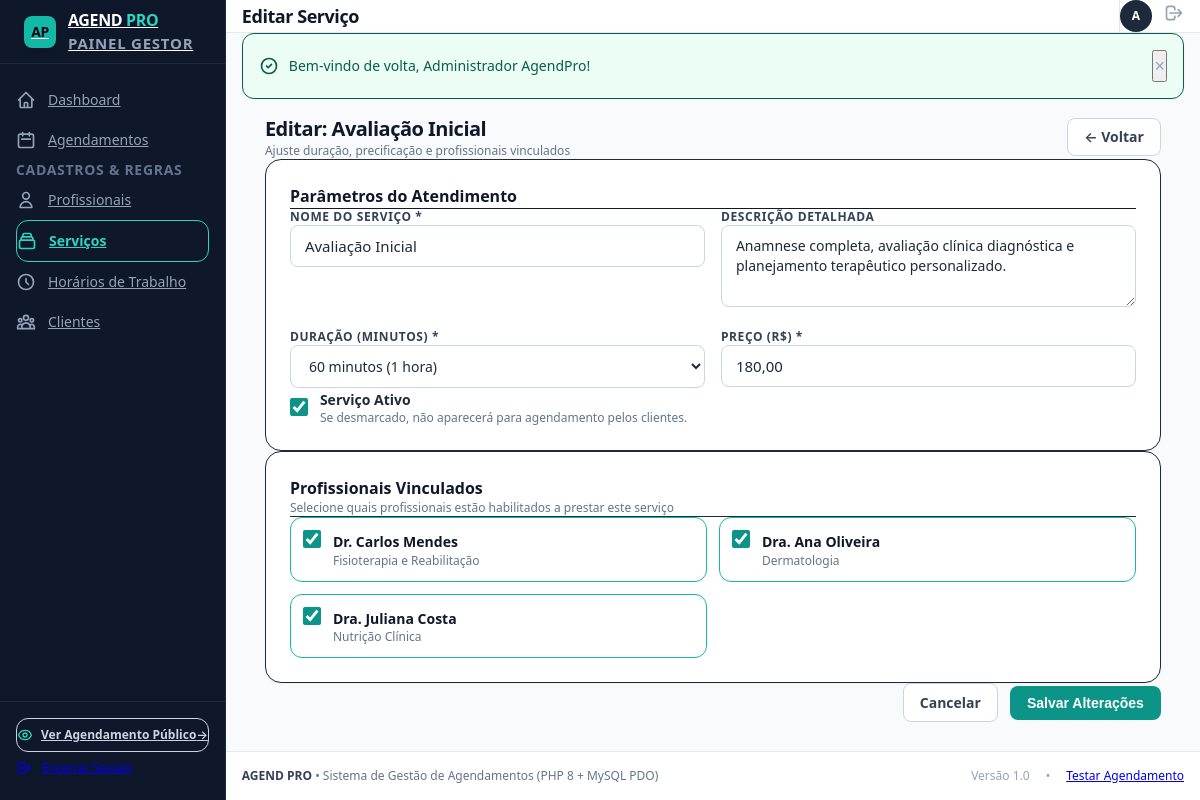
/admin/servicos/editar.php?id=1 (signed in), run on the app's committed database.
### tables this page shows
CREATE TABLE IF NOT EXISTS `servicos` (
  `id` INT AUTO_INCREMENT PRIMARY KEY,
  `nome` VARCHAR(100) NOT NULL,
  `descricao` TEXT NULL,
  `duracao_minutos` INT NOT NULL,
  `preco` DECIMAL(10,2) NOT NULL,
  `ativo` TINYINT(1) NOT NULL DEFAULT 1,
  `created_at` TIMESTAMP DEFAULT CURRENT_TIMESTAMP,
  `updated_at` TIMESTAMP DEFAULT CURRENT_TIMESTAMP ON UPDATE CURRENT_TIMESTAMP,
  INDEX `idx_servico_ativo` (`ativo`)
);

CREATE TABLE IF NOT EXISTS `profissionais` (
  `id` INT AUTO_INCREMENT PRIMARY KEY,
  `nome` VARCHAR(100) NOT NULL,
  `email` VARCHAR(150) NOT NULL,
  `telefone` VARCHAR(20) NOT NULL,
  `especialidade` VARCHAR(100) NOT NULL,
  `ativo` TINYINT(1) NOT NULL DEFAULT 1,
  `created_at` TIMESTAMP DEFAULT CURRENT_TIMESTAMP,
  `updated_at` TIMESTAMP DEFAULT CURRENT_TIMESTAMP ON UPDATE CURRENT_TIMESTAMP,
  INDEX `idx_prof_ativo` (`ativo`),
  INDEX `idx_prof_nome` (`nome`)
);

### includes/functions.php (called while the page is built, shortened)
<?php
function sanitize(?string $value): string
{
    return htmlspecialchars(trim($value), ENT_QUOTES, 'UTF-8');
}

### admin/servicos/editar.php (the view, shortened to what this page needs)
<?php
require_once __DIR__ . '/../../includes/functions.php';
$pdo = getDBConnection();
$id = (int)($_GET['id'] ?? 0);
$stmt = $pdo->prepare("SELECT * FROM `servicos` WHERE id = :id LIMIT 1");
$stmt->execute([':id' => $id]);
$servico = $stmt->fetch();
$stmtProf = $pdo->query("SELECT id, nome, especialidade FROM `profissionais` ORDER BY nome ASC");
$todosProfissionais = $stmtProf->fetchAll();
$stmtVinculados = $pdo->prepare("SELECT profissional_id FROM `profissional_servicos` WHERE servico_id = :id");
$stmtVinculados->execute([':id' => $id]);
$profsVinculados = $stmtVinculados->fetchAll(PDO::FETCH_COLUMN);
$nome = $servico['nome'];
$descricao = $servico['descricao'];
$duracao = (int)$servico['duracao_minutos'];
$preco = number_format((float)$servico['preco'], 2, ',', '');
$ativo = (int)$servico['ativo'];
$profsSelecionados = $profsVinculados;
include __DIR__ . '/../../includes/header.php';
?>
<div class="max-w-4xl mx-auto space-y-6">
    <div class="flex items-center justify-between">
        <div>
            <h2 class="text-xl font-bold text-slate-900 tracking-tight">Editar: <?= sanitize($servico['nome']) ?></h2>
            <p class="text-xs text-slate-500 mt-0.5">Ajuste duração, precificação e profissionais vinculados</p>
        </div>
        <a href="/admin/servicos/index.php" class="btn btn-secondary text-sm">
            &larr; Voltar
        </a>
    </div>
    <form method="POST" action="/admin/servicos/editar.php?id=<?= $id ?>" class="space-y-6">
        <div class="bg-white p-6 rounded-2xl border border-slate-200/80 shadow-sm space-y-4">
            <h3 class="font-bold text-slate-900 text-base border-b border-slate-100 pb-3">Parâmetros do Atendimento</h3>
            <div class="grid grid-cols-1 sm:grid-cols-2 gap-4">
                <div class="sm:col-span-2">
                    <label for="nome" class="block text-xs font-semibold text-slate-700 uppercase tracking-wider mb-1.5">Nome do Serviço *</label>
                    <input type="text" id="nome" name="nome" value="<?= sanitize($nome) ?>" required class="text-sm">
                </div>
                <div class="sm:col-span-2">
                    <label for="descricao" class="block text-xs font-semibold text-slate-700 uppercase tracking-wider mb-1.5">Descrição Detalhada</label>
                    <textarea id="descricao" name="descricao" rows="3" class="text-sm"><?= sanitize($descricao) ?></textarea>
                </div>
                <div>
                    <label for="duracao_minutos" class="block text-xs font-semibold text-slate-700 uppercase tracking-wider mb-1.5">Duração (Minutos) *</label>
                    <select id="duracao_minutos" name="duracao_minutos" class="text-sm" required>
                        <option value="60" <?= $duracao === 60 ? 'selected' : '' ?>>60 minutos (1 hora)</option>
                    </select>
                </div>
                <div>
                    <label for="preco" class="block text-xs font-semibold text-slate-700 uppercase tracking-wider mb-1.5">Preço (R$) *</label>
                    <input type="text" id="preco" name="preco" value="<?= sanitize($preco) ?>" required class="text-sm">
                </div>
            </div>
            <div class="pt-2">
                <label class="flex items-center gap-3 cursor-pointer">
                    <input type="checkbox" name="ativo" value="1" <?= $ativo === 1 ? 'checked' : '' ?>>
                    <div>
                        <span class="text-sm font-semibold text-slate-800">Serviço Ativo</span>
                        <p class="text-xs text-slate-500">Se desmarcado, não aparecerá para agendamento pelos clientes.</p>
                    </div>
                </label>
            </div>
        </div>
        <div class="bg-white p-6 rounded-2xl border border-slate-200/80 shadow-sm space-y-4">
            <div class="border-b border-slate-100 pb-3">
                <h3 class="font-bold text-slate-900 text-base">Profissionais Vinculados</h3>
                <p class="text-xs text-slate-500">Selecione quais profissionais estão habilitados a prestar este serviço</p>
            </div>
            <?php if (empty($todosProfissionais)): ?>
                <p class="text-sm text-slate-400 py-2">Nenhum profissional cadastrado.</p>
            <?php else: ?>
                <div class="grid grid-cols-1 sm:grid-cols-2 gap-3">
                    <?php foreach ($todosProfissionais as $p): ?>
                        <label class="flex items-start gap-3 p-3 rounded-xl border <?= in_array((int)$p['id'], $profsSelecionados, true) ? 'border-teal-500 bg-teal-50/20' : 'border-slate-200' ?> hover:border-teal-400 hover:bg-teal-50/30 transition-colors cursor-pointer">
                            <input type="checkbox" name="profissionais[]" value="<?= $p['id'] ?>" <?= in_array((int)$p['id'], $profsSelecionados, true) ? 'checked' : '' ?> class="mt-0.5">
                            <div>
                                <span class="text-sm font-semibold text-slate-900"><?= sanitize($p['nome']) ?></span>
                                <div class="text-xs text-slate-500 mt-0.5"><?= sanitize($p['especialidade']) ?></div>
                            </div>
                        </label>
                    <?php endforeach; ?>
                </div>
            <?php endif; ?>
        </div>
        <div class="flex items-center justify-end gap-3 pt-2">
            <a href="/admin/servicos/index.php" class="btn btn-secondary">Cancelar</a>
            <button type="submit" class="btn btn-primary">Salvar Alterações</button>
        </div>
    </form>
</div>
<?php include __DIR__ . '/../../includes/footer.php'; ?>

### assets/css/style.css (style rules this page uses)
:root { --font-sans: system-ui, -apple-system, BlinkMacSystemFont, 'Segoe UI', Roboto, Helvetica, Arial, sans-serif; --color-primary: #0d9488; --color-primary-hover: #0f766e; --color-primary-light: #ccfbf1; --color-bg-dark: #0f172a; --color-card-dark: #1e293b; --color-border-dark: #334155; }
*, *::before, *::after { box-sizing: border-box; margin: 0; padding: 0; }
body { font-family: var(--font-sans); font-size: 15px; line-height: 1.5; color: #1e293b; background-color: #f8fafc; min-height: 100vh; -webkit-font-smoothing: antialiased; }
.flex { display: flex; }
.grid { display: grid; }
.block { display: block; }
.flex-col { flex-direction: column; }
.items-center { align-items: center; }
.items-start { align-items: flex-start; }
.justify-between { justify-content: space-between; }
.justify-end { justify-content: flex-end; }
.gap-3 { gap: 0.75rem; }
.gap-4 { gap: 1rem; }
.grid-cols-1 { grid-template-columns: repeat(1, minmax(0, 1fr)); }
@media (min-width: 640px) { .sm\:grid-cols-2 { grid-template-columns: repeat(2, minmax(0, 1fr)); } }
.max-w-4xl { max-width: 56rem; }
.min-h-screen { min-height: 100vh; }
.mx-auto { margin-left: auto; margin-right: auto; }
.p-3 { padding: 0.75rem; }
.p-6 { padding: 1.5rem; }
.border { border-width: 1px; border-style: solid; }
.border-b { border-bottom-width: 1px; border-bottom-style: solid; }
.rounded-xl { border-radius: 0.75rem; }
.rounded-2xl { border-radius: 1rem; }
.bg-white { background-color: #ffffff; }
.bg-slate-50 { background-color: #f8fafc; }
.text-slate-500 { color: #64748b; }
.text-slate-700 { color: #334155; }
.text-slate-800 { color: #1e293b; }
.text-slate-900 { color: #0f172a; }
.border-teal-500 { border-color: #14b8a6; }
.text-xs { font-size: 0.75rem; line-height: 1rem; }
.text-sm { font-size: 0.875rem; line-height: 1.25rem; }
.text-base { font-size: 1rem; line-height: 1.5rem; }
.text-xl { font-size: 1.25rem; line-height: 1.75rem; }
.font-semibold { font-weight: 600; }
.font-bold { font-weight: 700; }
.uppercase { text-transform: uppercase; }
.tracking-wider { letter-spacing: 0.05em; }
.tracking-tight { letter-spacing: -0.025em; }
.shadow-sm { box-shadow: 0 1px 2px 0 rgba(0, 0, 0, 0.05); }
input[type="text"], input[type="email"], input[type="password"], input[type="date"], input[type="time"], input[type="tel"], input[type="number"], select, textarea { width: 100%; padding: 0.625rem 0.875rem; font-size: 0.9375rem; font-family: inherit; color: #1e293b; background-color: #ffffff; border: 1px solid #cbd5e1; border-radius: 0.5rem; outline: none; transition: border-color 0.15s ease, box-shadow 0.15s ease; }
input[type="checkbox"], input[type="radio"] { width: 1.125rem; height: 1.125rem; accent-color: #0d9488; cursor: pointer; }
.btn { display: inline-flex; align-items: center; justify-content: center; gap: 0.5rem; padding: 0.5rem 1rem; font-size: 0.875rem; font-weight: 600; border-radius: 0.5rem; border: 1px solid transparent; cursor: pointer; text-decoration: none; transition: all 0.15s ease; white-space: nowrap; }
.btn-primary { background-color: #0d9488; color: #ffffff; }
.btn-secondary { background-color: #ffffff; color: #334155; border-color: #cbd5e1; }
.cursor-pointer { cursor: pointer; }

### data on the page
servicos: nome "Avaliação Inicial", descricao "Anamnese completa, avaliação clínica diagnóstica e planejamento terapêutico personalizado.", duracao_minutos "60 minutos (1 hora)", preco "180,00", ativo "☑"
profissionais: id "☑", nome "Dr. Carlos Mendes", especialidade "Fisioterapia e Reabilitação"
profissionais: id "☑", nome "Dra. Ana Oliveira", especialidade "Dermatologia"
profissionais: id "☑", nome "Dra. Juliana Costa", especialidade "Nutrição Clínica"

### other printed values
$pageTitle "Editar Serviço"
substr($authUser['nome'] ?? 'A', 0, 1) "A"
$flash['message'] "Bem-vindo de volta, Administrador AgendPro!"
